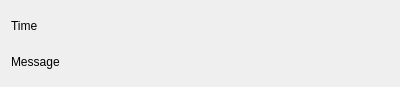
<?xml version="1.0" encoding="UTF-8"?>
<ui version="4.0">
 <class>ChatItemWidget</class>
 <widget class="QWidget" name="ChatItemWidget">
  <property name="geometry">
   <rect>
    <x>0</x>
    <y>0</y>
    <width>400</width>
    <height>87</height>
   </rect>
  </property>
  <property name="windowTitle">
   <string>Form</string>
  </property>
  <layout class="QVBoxLayout" name="verticalLayout">
   <item>
    <widget class="QLabel" name="lbTime">
     <property name="text">
      <string>Time</string>
     </property>
    </widget>
   </item>
   <item>
    <widget class="QLabel" name="lbMessage">
     <property name="text">
      <string>Message</string>
     </property>
    </widget>
   </item>
  </layout>
 </widget>
 <resources/>
 <connections/>
</ui>
